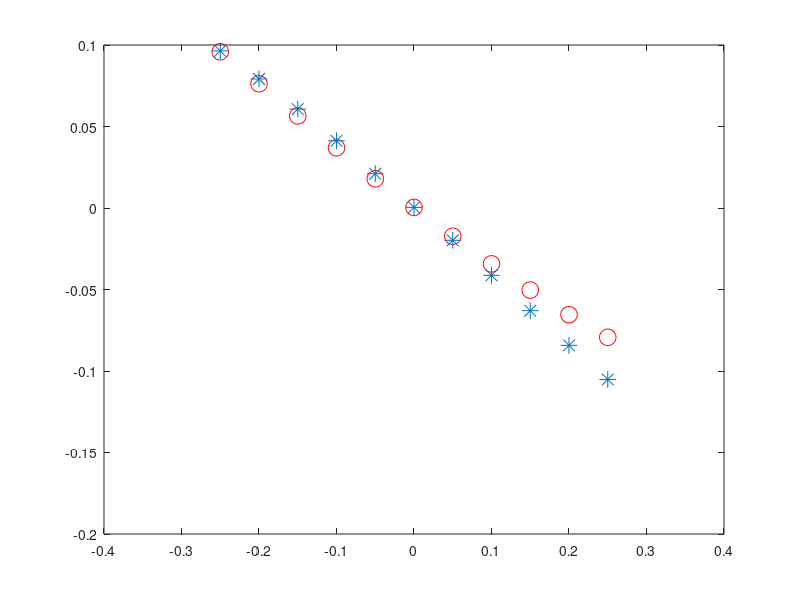

Reproduce this figure in MATLAB. (Note: this script raises an error after producing the figure.)
% Consistency between Energy(Ha/atom)/Displacement and forces(Ha/Bohr) at 0.15 Bohr mesh
%---------------------------------------------------------------------------------------
% Note: Perturbation is given in the direction in which force is checked for consistency
close all
clear
clc

% Energy and force on perturbed atom
natom = 2;
N_c = 9; % cyclic group order
ndata = 5; % on either side of reference
fineness = 0.001;
perturb_start = -0.25;
perturb_step = 0.05;
perturb_end = 0.25;
perturb = [perturb_start:perturb_step:perturb_end]';
fine_pert = [perturb_start:fineness:perturb_end]';

% X-direction

Ha_X = [-5.7083921600;-5.7105409837;-5.7121928923;-5.7133644997;-5.7140689351;-5.7143029315;
        -5.7140802880;-5.7134191953;-5.7123522759;-5.7109088831;-5.7091057939]; % in Ha/atom

F_X = [0.095853405418647;0.076232776205868;0.056504254006336;0.036939733963849;0.017935242905762;3.6373772854E-04;
       -1.7314181107E-02;-3.4291727507E-02;-5.0365536537E-02;-6.5433324086E-02;-7.9315644017E-02;]; % in Ha/Bohr 

% Y-direction

Ha_Y = [-5.7079998739;-5.7102109107;-5.7119611808;-5.7132300658;-5.7140255777;-5.7143029315;
        -5.7140512941;-5.7132758248;-5.7119707291;-5.7101300568;-5.7077552039;]; % in Ha/atom 


F_Y = [9.6367393656E-02;7.9152747166E-02;6.0676455483E-02;4.1239812508E-02;2.1047894682E-02;3.7253420372E-04;
       -0.019826004124958;-0.041305998458969;-0.062988903763609;-0.084264453451195;-0.105201121179974;]; % in Ha/Bohr 

% % Z-direction

Ha_Z = [-5.7046141364;-5.7081775401;-5.7108899263;-5.7128097137;-5.7139378441;-5.7143029315;
        -5.7139528174;-5.7128894954;-5.7111365189;-5.7087274856;-5.7056918679]; % in Ha/atom 

F_Z = [1.5967819322E-01;1.2552029017E-01;9.2390359321E-02;6.0885291617E-02;2.9463457297E-02;2.9403088917E-05;
       -2.8560114251E-02;-5.6691802917E-02;-8.3540670644E-02;-1.0901478200E-01;-1.3350491958E-01]; % in Ha/Bohr


% Energy variation and Energy/Displacement

% X-direction
Ha_var_X = (Ha_X(ndata+1) - Ha_X)*natom;% Force on atom = -variation in total energy/ displacment of the atom
pp_X = spline(perturb,Ha_var_X);
Ha_var_fit_X = ppval(pp_X,fine_pert);
p_der_X = fnder(pp_X,1);
Ha_var_per_disp_X = ppval(p_der_X,fine_pert);

% Y-direction
Ha_var_Y = (Ha_Y(ndata+1) - Ha_Y)*natom;% Force on atom = -variation in total energy/ displacment of the atom
pp_Y = spline(perturb,Ha_var_Y);
Ha_var_fit_Y = ppval(pp_Y,fine_pert);
p_der_Y = fnder(pp_Y,1);
Ha_var_per_disp_Y = ppval(p_der_Y,fine_pert);

% % Z-direction
Ha_var_Z = (Ha_Z(ndata+1) - Ha_Z)*natom;% Force on atom = -variation in total energy/ displacment of the atom
pp_Z = spline(perturb,Ha_var_Z);
Ha_var_fit_Z = ppval(pp_Z,fine_pert);
p_der_Z = fnder(pp_Z,1);
Ha_var_per_disp_Z = ppval(p_der_Z,fine_pert);


% Stress
ndata_S = 7; % on either side of reference
fineness_S = 0.001;
perturb_start_S = -0.07;
perturb_step_S = 0.01;
perturb_end_S = 0.07;
perturb_S = [perturb_start_S:perturb_step_S:perturb_end_S];
fine_pert_S = [perturb_start_S:fineness_S:perturb_end_S]';


% Stress

Ha_S = [-5.7116849160;-5.7124075347;-5.7130059897;-5.7134859616;-5.7138516133;-5.7141063070;-5.7142549675;-5.7143029315;
        -5.7142564463;-5.7141197105;-5.7138949913;-5.7135853256;-5.7131939574;-5.7127245410;-5.7121798132 ]; % Ha/atom

Sig = [-1.4171251516;-1.1888015518;-9.6931323461E-01 ;-7.5869537744E-01 ;-5.5604582082E-01;-3.6223682217E-01;-1.7629815019E-01;7.6427520602E-05;
        1.6633098569E-01;3.2609961012E-01;4.8126889776E-01;6.3192776292E-01;7.7600867847E-01;9.1440373591E-01;1.0468788636];


Ha_var_S = (Ha_S-Ha_S(ndata_S+1) )*natom*N_c;% Stress = variation in total energy of circle/ displacment of the cell
pp_S = spline(perturb_S,Ha_var_S);
Ha_var_fit_S = ppval(pp_S,fine_pert_S);
p_der_S = fnder(pp_S,1);
Ha_var_per_disp_S = ppval(p_der_S,fine_pert_S);


%%%%%%%%%%%%%%%%%%%%%%%%%%%%%%%%%%%%%%%%%%%%%%%%%%%%%%%%%%%%%%%%%%%%%%%%%%%%%%%%%%%%%%
% figure1 = figure;
% box on

% hold on
% S1=plot(perturb,Ha_var_X,'rd','Marker','o','MarkerSize',12);
% S2=plot(perturb,Ha_var_Y,'d','Marker','*','MarkerSize',12); S2.MarkerEdgeColor = [0 0.6 0];
% S3=plot(perturb,Ha_var_Z,'bd','Marker','sq','MarkerSize',12);

% plot(fine_pert,Ha_var_fit_X,'color',[1 0 0],'LineWidth',1,'LineStyle','-')
% plot(fine_pert,Ha_var_fit_Y,'color',[0 1 0],'LineWidth',1,'LineStyle','-')
% plot(fine_pert,Ha_var_fit_Z,'color',[0 0 1],'LineWidth',1,'LineStyle','-')


% xlabel('Displacement (Bohr)','FontSize',16,'FontName','Times New Roman','Interpreter','LaTex');
% ylabel('Energy variation (Ha)','FontSize',16,'FontName','Times New Roman','Interpreter','LaTex');
% legend1 = legend('Force$_X$','Force$_Y$','Force$_Z$');
% set(legend1,'fontsize',16,'FontName','Times New Roman','Interpreter','LaTex');

% set(figure1,'Units','Inches');
% pos = get(figure1,'Position');
% set(figure1,'PaperPositionMode','Auto','PaperUnits','Inches','PaperSize',[4,2])
% saveas(gcf,'eggbox','epsc')
% hold off
%%%%%%%%%%%%%%%%%%%%%%%%%%%%%%%%%%%%%%%%%%%%%%%%%%%%%%%%%%%%%%%%%%%%%%%%%%%%%%%%%%%%%%%%%%%%%
figure2 = figure;
box on

hold on
S1=plot(perturb,F_X,'rd','Marker','o','MarkerSize',12);
S2=plot(perturb,F_Y,'d','Marker','*','MarkerSize',12); S2.MarkerEdgeColor = [0 0.6 0];
S3=plot(perturb,F_Z,'bd','Marker','sq','MarkerSize',12);

h(1)=plot(fine_pert,Ha_var_per_disp_X,'color',[1 0 0],'LineWidth',1,'LineStyle','-');
h(2)=plot(fine_pert,Ha_var_per_disp_Y,'color',[0 0.6 0],'LineWidth',1,'LineStyle','-');
h(3)=plot(fine_pert,Ha_var_per_disp_Z,'color',[0 0 1],'LineWidth',1,'LineStyle','-');

set( get( get( h(1), 'Annotation'), 'LegendInformation' ), 'IconDisplayStyle', 'off' );
set( get( get( h(2), 'Annotation'), 'LegendInformation' ), 'IconDisplayStyle', 'off' );
set( get( get( h(3), 'Annotation'), 'LegendInformation' ), 'IconDisplayStyle', 'off' );
set(gca,'XTick',[-0.24 -0.12 0.0 0.12 0.24],'YTick',[-0.15 -0.10 -0.05 0.00 0.05 0.10 0.15],'XMinorTick','on','YMinorTick','on','TickLength',[0.018 0.025],'FontName','Times New Roman','FontSize',20);
set(gca,'XTickLabel',num2str(get(gca,'XTick')','%.2f'))
set(gca,'YTickLabel',num2str(get(gca,'YTick')','%.2f'))
xlim([-0.25 0.25]);
ylim([-0.15 0.17]);

xlabel('Perturbation (Bohr)','FontSize',20,'FontName','Times New Roman','Interpreter','LaTex');
ylabel('Force (Ha/Bohr)','FontSize',20,'FontName','Times New Roman','Interpreter','LaTex');


yyaxis right
S4=plot(perturb_S,Sig,'d','Marker','d','MarkerSize',12); S4.MarkerEdgeColor = [0.95 0.00 0.75];
plot(fine_pert_S,Ha_var_per_disp_S,'color',[0.95 0.00 0.75],'LineWidth',1,'LineStyle','-')

set(gca,'YTick',[-1.5 -1.0 -0.5 0.0 0.5 1.0],'YMinorTick','on','TickLength',[0.018 0.025],'Ycolor',[0 0 0],'FontName','Times New Roman','FontSize',20);
set(gca,'YTickLabel',num2str(get(gca,'YTick')','%.1f'))
ylim([-1.5 1.1]);

ylabel('Axial stress (Ha/Bohr)','FontSize',22,'FontName','Times New Roman','Interpreter','LaTex');

legend1 = legend('$f_{1}$','$f_{2}$','$f_{3}$','$\sigma$');
set(legend1,'fontsize',20,'FontName','Times New Roman','Interpreter','LaTex');

set(figure2,'Units','Inches');
pos = get(figure2,'Position');
set(figure2,'PaperPositionMode','Auto','PaperUnits','Inches','PaperSize',[4,2])
saveas(gcf,'consistency','epsc')
hold off
